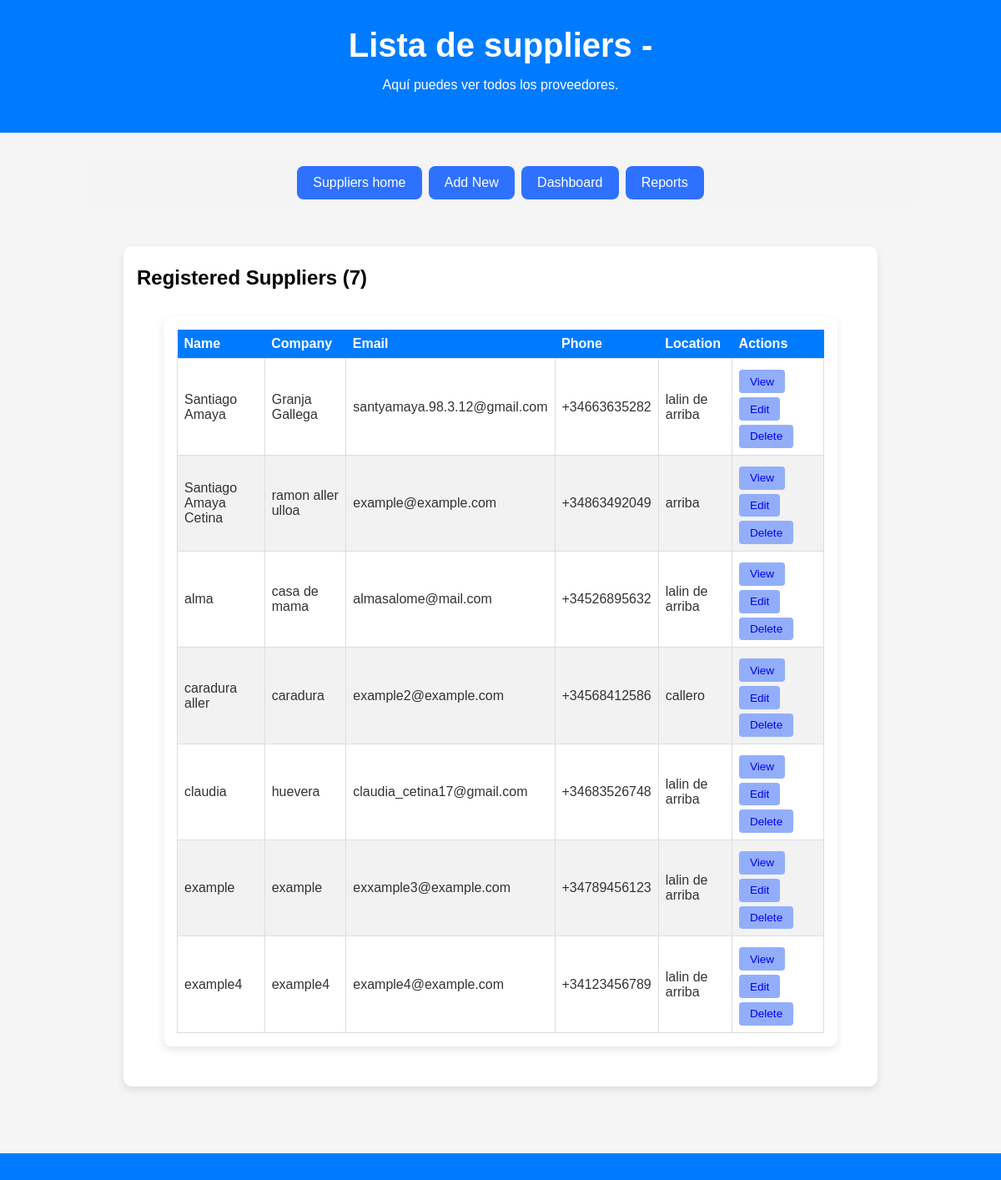
The page /suppliers/list/ (signed in) on the database its author committed.
### Suppliers/models.py (models this page shows, shortened)
class SuppliersModel(models.Model):
    id = models.UUIDField(primary_key=True, default=uuid.uuid4, editable=False)
    full_name = models.CharField(max_length=150)
    company_name = models.CharField(max_length=200, blank=True, null=True)
    email = models.EmailField(unique=True)
    phone = models.CharField(max_length=15)  # Will validate in form
    address = models.CharField(max_length=255)
    zip_code = ESPostalCodeField()
    province = models.CharField(max_length=90)
    location = models.CharField(max_length=150, blank=True, null=True)
    tax_id = ESIdentityCardNumberField(blank=True, null=True)
    production_activity = models.CharField(max_length=200, help_text="Type of farming or production activity")
    approved = models.BooleanField(default=False)  # ✅ Admin must approve
    date_joined = models.DateTimeField(auto_now_add=True)
    user = models.OneToOneField(User, on_delete=models.SET_NULL, null=True, blank=True)
    class Meta:
        verbose_name = "Supplier"
        verbose_name_plural = "Suppliers"
        ordering = ['full_name']

### Suppliers/views.py (the view)
# urls.py: path('list/', views.Suppliers_List, name='supplier_list'),
@admin_required
def Suppliers_List(request):
    suppliers = SuppliersModel.objects.all()
    return render(request, "Suppliers/supplier_list.html", {'suppliers': suppliers})

### Suppliers/templates/Suppliers/supplier_list.html (shortened to what this page needs)
{% extends 'Suppliers/base.html' %}
{% load static %}
{% block header %}
<h1>Lista de suppliers - {{ supplier.full_name }}</h1>
<p>Aquí puedes ver todos los proveedores.</p>
{% endblock %}
{% block content %}
  <nav>
    <a href="{% url 'suppliers' %}">Suppliers home</a>
    <a href="{% url 'supplier_create' %}">Add New</a>
    <a href="#">Dashboard</a>
    <a href="#">Reports</a>
  </nav>
  <div class="container">
    <div class="info-box">
      <div class="header-actions">
        <h2>Registered Suppliers ({{ suppliers.count }})</h2>
      </div>
      {% if suppliers %}
        <div class="info-box">
          <table class="table-custom">
            <thead>
              <tr>
                <th>Name</th>
                <th>Company</th>
                <th>Email</th>
                <th>Phone</th>
                <th>Location</th>
                <th>Actions</th>
              </tr>
            </thead>
            <tbody>
              {% for supplier in suppliers %}
              <tr>
                <td>{{ supplier.full_name }}</td>
                <td>{{ supplier.company_name|default:"-" }}</td>
                <td>{{ supplier.email }}</td>
                <td>{{ supplier.phone|default:"-" }}</td>
                <td>{{ supplier.location|default:"-" }}</td>
                <td class="actions">
                  <a href="{% url 'supplier_detail' supplier.pk %}" class="btn">View</a>
                  <a href="{% url 'supplier_edit' supplier.pk %}" class="btn">Edit</a>
                  <a href="{% url 'supplier_delete' supplier.pk %}" class="btn">Delete</a>
                </td>
              </tr>
              {% endfor %}
            </tbody>
          </table>
        </div>
      {% else %}
        <div class="no-suppliers">
          <h3>No suppliers registered yet</h3>
          <p>Start by adding your first supplier to the network.</p>
          <a href="{% url 'supplier_create' %}" class="btn btn-primary">Add First Supplier</a>
        </div>
      {% endif %}
    </div>
  </div>
{% endblock %}

### Suppliers/templates/Suppliers/base.html (shortened to what this page needs)
{% load static %}
<!DOCTYPE html>
<html lang="en">
<head>
    <link rel="stylesheet" href="{% static 'Suppliers/css/suppliers.css' %}">
</head>
<body>
    <header>
        {% block header %}{% endblock %}
    </header>
    <nav>
    </nav>
    <div class="container">
        {% block content %}{% endblock %}
    </div>
    <footer>
    </footer>
</body>
</html>

### Suppliers/static/Suppliers/css/suppliers.css (style rules this page uses)
body { font-family: Arial, sans-serif; background: #f5f5f5; margin: 0; padding: 0; color: #333; }
header { background: #007bff; color: white; text-align: center; padding: 2rem; }
header h1 { margin: 0; font-size: 2.5rem; }
nav { display: flex; justify-content: center; gap: 0.5rem; padding: 0.5rem; background: #f4f4f4; }
nav a { text-decoration: none; color: rgb(255, 255, 255); background: rgb(47, 113, 255); padding: 0.7rem 1.2rem; border-radius: 8px; transition: 0.3s; }
.container { max-width: 1000px; padding: 1rem; margin: auto; }
.info-box { background: white; margin: 2rem; padding: 1rem; border-radius: 10px; box-shadow: 0 4px 10px rgba(0,0,0,0.1); }
.info-box h2 { margin-top: 0.5rem; color: #000000; }
footer { background: #007bff; color: white; text-align: center; padding: 1rem; font-size: 0.9rem; margin-top: 1rem; }
.action-box strong, p { color:#ffffff; }
.table-custom { width: 100%; border-collapse: collapse; }
.table-custom th, .table-custom td { padding: 8px; text-align: left; }
.table-custom th { background-color: #007bff; color: white; }
.table-custom td { border: 1px solid #ddd; }
.table-custom tr:nth-child(even) { background-color: #f2f2f2; }
.btn { padding: 0.4rem 0.8rem; background: #92aefb; border-radius: 4px; text-decoration: none; font-size: 0.85rem; margin-right: 5px; margin-top: 5px; display: inline-block; }

### rows shown on the page
SuppliersModel: full_name "Santiago Amaya", company_name "Granja Gallega", email "santyamaya.98.3.12@gmail.com", phone "+34663635282", location "lalin de arriba"
SuppliersModel: full_name "Santiago Amaya Cetina", company_name "ramon aller ulloa", email "example@example.com", phone "+34863492049", location "arriba"
SuppliersModel: full_name "alma", company_name "casa de mama", email "almasalome@mail.com", phone "+34526895632", location "lalin de arriba"
SuppliersModel: full_name "caradura aller", company_name "caradura", email "example2@example.com", phone "+34568412586", location "callero"
SuppliersModel: full_name "claudia", company_name "huevera", email "claudia_cetina17@gmail.com", phone "+34683526748", location "lalin de arriba"
SuppliersModel: full_name "example", company_name "example", email "exxample3@example.com", phone "+34789456123", location "lalin de arriba"
SuppliersModel: full_name "example4", company_name "example4", email "example4@example.com", phone "+34123456789", location "lalin de arriba"

### other values the page prints
{{ suppliers.count }} "7"
